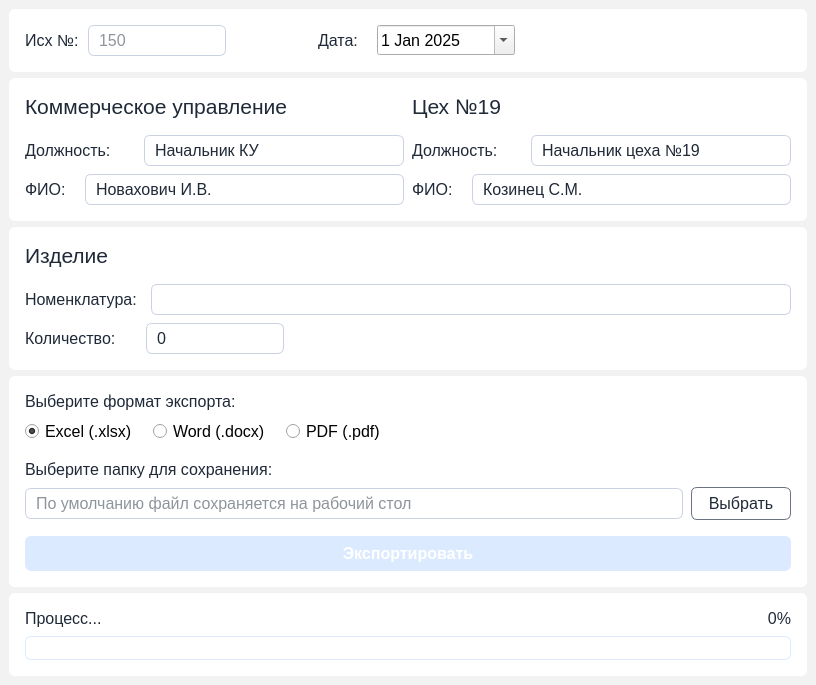
<?xml version="1.0" encoding="UTF-8"?>
<ui version="4.0">
 <class>MainWindow</class>
 <widget class="QMainWindow" name="MainWindow">
  <property name="geometry">
   <rect>
    <x>0</x>
    <y>0</y>
    <width>816</width>
    <height>685</height>
   </rect>
  </property>
  <property name="windowTitle">
   <string>Докладная записка</string>
  </property>
  <property name="styleSheet">
   <string notr="true">QMainWindow {
    background-color: #F2F2F2;
}

QFrame {
    background-color: white;
    border-radius: 6px;
    border: 0px;
}

QLabel {
    color: #1F2937;
}

QPushButton {
    background-color: transparent;
    border-radius: 6px;
    border: 1px solid #6B7280;
    color: #1F2937;
    font-weight: normal;
    padding: 6px 8px;
}

QPushButton:hover {
    border: 1px solid #8891A2;
    color: #1F2937;
}

QPushButton:pressed {
    border: 1px solid #1F2937;
    color: #1F2937;
}

QPushButton:disabled {
    border: 1px solid #E9EFFB;
    color: #D3DEF5;
}

QLineEdit {
    background-color: white;
    border-radius: 6px;
    border: 1px solid #CAD1E0;
    color: #1F2937;
    padding: 4px 8px;
}

QLineEdit:focus {
    border: 1px solid #2563EB;
}

QLineEdit:disabled {
    border: 1px solid #F5F8FF;
    color: #D3DEF5;
}

QSpinBox {
    background-color: white;
    border-radius: 6px;
    border: 1px solid #CAD1E0;
    padding: 4px 8px;
    color: #1F2937;
    selection-background-color: #2563EB;
}

QSpinBox:focus {
    border: 1px solid #2563EB;
}

QSpinBox:disabled {
    border: 1px solid #E9EFFB;
    background-color: #F8FAFC;
    color: #9CA3AF;
}

QSpinBox::up-button, QSpinBox::down-button {
    width: 0px;
    height: 0px;
    border: none;
    background: transparent;
}

QProgressBar {
    border: 1px solid #DBEAFE;
    border-radius: 6px;
    background-color: white;
    text-align: center;
}

QProgressBar::chunk {
    background-color: #10B981;
    border-radius: 6px;
}

QProgressBar[error=&quot;true&quot;]::chunk {
    background-color: #EF4444;
}

QCheckBox {
    color: #1F2937;
    spacing: 4px;
    border-radius: 6px;
}</string>
  </property>
  <widget class="QWidget" name="centralwidget">
   <layout class="QVBoxLayout" name="verticalLayout_12">
    <item>
     <widget class="QFrame" name="number_date_frame">
      <property name="frameShape">
       <enum>QFrame::StyledPanel</enum>
      </property>
      <property name="frameShadow">
       <enum>QFrame::Raised</enum>
      </property>
      <layout class="QHBoxLayout" name="horizontalLayout_3">
       <property name="spacing">
        <number>57</number>
       </property>
       <property name="leftMargin">
        <number>16</number>
       </property>
       <property name="topMargin">
        <number>16</number>
       </property>
       <property name="rightMargin">
        <number>16</number>
       </property>
       <property name="bottomMargin">
        <number>16</number>
       </property>
       <item>
        <widget class="QFrame" name="number_frame">
         <property name="frameShape">
          <enum>QFrame::StyledPanel</enum>
         </property>
         <property name="frameShadow">
          <enum>QFrame::Raised</enum>
         </property>
         <layout class="QHBoxLayout" name="horizontalLayout">
          <property name="spacing">
           <number>9</number>
          </property>
          <property name="leftMargin">
           <number>0</number>
          </property>
          <property name="topMargin">
           <number>0</number>
          </property>
          <property name="rightMargin">
           <number>0</number>
          </property>
          <property name="bottomMargin">
           <number>0</number>
          </property>
          <item>
           <widget class="QLabel" name="number_label">
            <property name="sizePolicy">
             <sizepolicy hsizetype="Fixed" vsizetype="Preferred">
              <horstretch>0</horstretch>
              <verstretch>0</verstretch>
             </sizepolicy>
            </property>
            <property name="font">
             <font>
              <family>MS Shell Dlg 2</family>
              <pointsize>12</pointsize>
             </font>
            </property>
            <property name="text">
             <string>Исх №:</string>
            </property>
           </widget>
          </item>
          <item>
           <widget class="QLineEdit" name="number_lineEdit">
            <property name="minimumSize">
             <size>
              <width>138</width>
              <height>0</height>
             </size>
            </property>
            <property name="maximumSize">
             <size>
              <width>138</width>
              <height>16777215</height>
             </size>
            </property>
            <property name="font">
             <font>
              <pointsize>12</pointsize>
             </font>
            </property>
            <property name="placeholderText">
             <string>150</string>
            </property>
           </widget>
          </item>
          <item>
           <spacer name="horizontalSpacer_2">
            <property name="orientation">
             <enum>Qt::Horizontal</enum>
            </property>
            <property name="sizeHint" stdset="0">
             <size>
              <width>0</width>
              <height>20</height>
             </size>
            </property>
           </spacer>
          </item>
         </layout>
        </widget>
       </item>
       <item>
        <widget class="QFrame" name="date_frame">
         <property name="frameShape">
          <enum>QFrame::StyledPanel</enum>
         </property>
         <property name="frameShadow">
          <enum>QFrame::Raised</enum>
         </property>
         <layout class="QHBoxLayout" name="horizontalLayout_2">
          <property name="spacing">
           <number>19</number>
          </property>
          <property name="leftMargin">
           <number>0</number>
          </property>
          <property name="topMargin">
           <number>0</number>
          </property>
          <property name="rightMargin">
           <number>0</number>
          </property>
          <property name="bottomMargin">
           <number>0</number>
          </property>
          <item>
           <widget class="QLabel" name="date_label">
            <property name="sizePolicy">
             <sizepolicy hsizetype="Fixed" vsizetype="Preferred">
              <horstretch>0</horstretch>
              <verstretch>0</verstretch>
             </sizepolicy>
            </property>
            <property name="font">
             <font>
              <family>MS Shell Dlg 2</family>
              <pointsize>12</pointsize>
             </font>
            </property>
            <property name="text">
             <string>Дата:</string>
            </property>
           </widget>
          </item>
          <item>
           <widget class="QDateEdit" name="date_dateEdit">
            <property name="sizePolicy">
             <sizepolicy hsizetype="Expanding" vsizetype="Fixed">
              <horstretch>0</horstretch>
              <verstretch>0</verstretch>
             </sizepolicy>
            </property>
            <property name="minimumSize">
             <size>
              <width>138</width>
              <height>30</height>
             </size>
            </property>
            <property name="maximumSize">
             <size>
              <width>138</width>
              <height>16777215</height>
             </size>
            </property>
            <property name="font">
             <font>
              <pointsize>12</pointsize>
             </font>
            </property>
            <property name="dateTime">
             <datetime>
              <hour>0</hour>
              <minute>0</minute>
              <second>0</second>
              <year>2025</year>
              <month>1</month>
              <day>1</day>
             </datetime>
            </property>
            <property name="calendarPopup">
             <bool>true</bool>
            </property>
           </widget>
          </item>
          <item>
           <spacer name="horizontalSpacer_3">
            <property name="orientation">
             <enum>Qt::Horizontal</enum>
            </property>
            <property name="sizeHint" stdset="0">
             <size>
              <width>0</width>
              <height>20</height>
             </size>
            </property>
           </spacer>
          </item>
         </layout>
        </widget>
       </item>
       <item>
        <spacer name="horizontalSpacer">
         <property name="orientation">
          <enum>Qt::Horizontal</enum>
         </property>
         <property name="sizeHint" stdset="0">
          <size>
           <width>40</width>
           <height>20</height>
          </size>
         </property>
        </spacer>
       </item>
      </layout>
     </widget>
    </item>
    <item>
     <widget class="QFrame" name="signatures_frame">
      <property name="frameShape">
       <enum>QFrame::StyledPanel</enum>
      </property>
      <property name="frameShadow">
       <enum>QFrame::Raised</enum>
      </property>
      <layout class="QHBoxLayout" name="horizontalLayout_8">
       <property name="spacing">
        <number>8</number>
       </property>
       <property name="leftMargin">
        <number>16</number>
       </property>
       <property name="topMargin">
        <number>16</number>
       </property>
       <property name="rightMargin">
        <number>16</number>
       </property>
       <property name="bottomMargin">
        <number>16</number>
       </property>
       <item>
        <widget class="QFrame" name="ku_signature_frame">
         <property name="frameShape">
          <enum>QFrame::StyledPanel</enum>
         </property>
         <property name="frameShadow">
          <enum>QFrame::Raised</enum>
         </property>
         <layout class="QVBoxLayout" name="verticalLayout_3">
          <property name="spacing">
           <number>16</number>
          </property>
          <property name="leftMargin">
           <number>0</number>
          </property>
          <property name="topMargin">
           <number>0</number>
          </property>
          <property name="rightMargin">
           <number>0</number>
          </property>
          <property name="bottomMargin">
           <number>0</number>
          </property>
          <item>
           <widget class="QLabel" name="ku_label">
            <property name="sizePolicy">
             <sizepolicy hsizetype="Fixed" vsizetype="Preferred">
              <horstretch>0</horstretch>
              <verstretch>0</verstretch>
             </sizepolicy>
            </property>
            <property name="font">
             <font>
              <family>MS Shell Dlg 2</family>
              <pointsize>16</pointsize>
             </font>
            </property>
            <property name="text">
             <string>Коммерческое управление</string>
            </property>
           </widget>
          </item>
          <item>
           <widget class="QFrame" name="ku_actions_frame">
            <property name="frameShape">
             <enum>QFrame::StyledPanel</enum>
            </property>
            <property name="frameShadow">
             <enum>QFrame::Raised</enum>
            </property>
            <layout class="QVBoxLayout" name="verticalLayout_2">
             <property name="spacing">
              <number>8</number>
             </property>
             <property name="leftMargin">
              <number>0</number>
             </property>
             <property name="topMargin">
              <number>0</number>
             </property>
             <property name="rightMargin">
              <number>0</number>
             </property>
             <property name="bottomMargin">
              <number>0</number>
             </property>
             <item>
              <widget class="QFrame" name="ku_position_frame">
               <property name="frameShape">
                <enum>QFrame::StyledPanel</enum>
               </property>
               <property name="frameShadow">
                <enum>QFrame::Raised</enum>
               </property>
               <layout class="QHBoxLayout" name="horizontalLayout_4">
                <property name="spacing">
                 <number>33</number>
                </property>
                <property name="leftMargin">
                 <number>0</number>
                </property>
                <property name="topMargin">
                 <number>0</number>
                </property>
                <property name="rightMargin">
                 <number>0</number>
                </property>
                <property name="bottomMargin">
                 <number>0</number>
                </property>
                <item>
                 <widget class="QLabel" name="ku_position_label">
                  <property name="font">
                   <font>
                    <family>MS Shell Dlg 2</family>
                    <pointsize>12</pointsize>
                   </font>
                  </property>
                  <property name="text">
                   <string>Должность:</string>
                  </property>
                 </widget>
                </item>
                <item>
                 <widget class="QLineEdit" name="ku_position_lineEdit">
                  <property name="minimumSize">
                   <size>
                    <width>0</width>
                    <height>0</height>
                   </size>
                  </property>
                  <property name="maximumSize">
                   <size>
                    <width>16777215</width>
                    <height>16777215</height>
                   </size>
                  </property>
                  <property name="font">
                   <font>
                    <pointsize>12</pointsize>
                   </font>
                  </property>
                  <property name="text">
                   <string>Начальник КУ</string>
                  </property>
                 </widget>
                </item>
               </layout>
              </widget>
             </item>
             <item>
              <widget class="QFrame" name="ku_fio_frame">
               <property name="frameShape">
                <enum>QFrame::StyledPanel</enum>
               </property>
               <property name="frameShadow">
                <enum>QFrame::Raised</enum>
               </property>
               <layout class="QHBoxLayout" name="horizontalLayout_5">
                <property name="spacing">
                 <number>19</number>
                </property>
                <property name="leftMargin">
                 <number>0</number>
                </property>
                <property name="topMargin">
                 <number>0</number>
                </property>
                <property name="rightMargin">
                 <number>0</number>
                </property>
                <property name="bottomMargin">
                 <number>0</number>
                </property>
                <item>
                 <widget class="QLabel" name="ku_fio_label">
                  <property name="font">
                   <font>
                    <family>MS Shell Dlg 2</family>
                    <pointsize>12</pointsize>
                   </font>
                  </property>
                  <property name="text">
                   <string>ФИО:</string>
                  </property>
                 </widget>
                </item>
                <item>
                 <widget class="QLineEdit" name="ku_fio_lineEdit">
                  <property name="minimumSize">
                   <size>
                    <width>0</width>
                    <height>0</height>
                   </size>
                  </property>
                  <property name="maximumSize">
                   <size>
                    <width>16777215</width>
                    <height>16777215</height>
                   </size>
                  </property>
                  <property name="font">
                   <font>
                    <pointsize>12</pointsize>
                   </font>
                  </property>
                  <property name="text">
                   <string>Новахович И.В.</string>
                  </property>
                 </widget>
                </item>
               </layout>
              </widget>
             </item>
            </layout>
           </widget>
          </item>
         </layout>
        </widget>
       </item>
       <item>
        <widget class="QFrame" name="ceh_signature_frame">
         <property name="frameShape">
          <enum>QFrame::StyledPanel</enum>
         </property>
         <property name="frameShadow">
          <enum>QFrame::Raised</enum>
         </property>
         <layout class="QVBoxLayout" name="verticalLayout_4">
          <property name="spacing">
           <number>16</number>
          </property>
          <property name="leftMargin">
           <number>0</number>
          </property>
          <property name="topMargin">
           <number>0</number>
          </property>
          <property name="rightMargin">
           <number>0</number>
          </property>
          <property name="bottomMargin">
           <number>0</number>
          </property>
          <item>
           <widget class="QLabel" name="ceh_label">
            <property name="sizePolicy">
             <sizepolicy hsizetype="Fixed" vsizetype="Preferred">
              <horstretch>0</horstretch>
              <verstretch>0</verstretch>
             </sizepolicy>
            </property>
            <property name="font">
             <font>
              <family>MS Shell Dlg 2</family>
              <pointsize>16</pointsize>
             </font>
            </property>
            <property name="text">
             <string>Цех №19</string>
            </property>
           </widget>
          </item>
          <item>
           <widget class="QFrame" name="ceh_actions_frame">
            <property name="frameShape">
             <enum>QFrame::StyledPanel</enum>
            </property>
            <property name="frameShadow">
             <enum>QFrame::Raised</enum>
            </property>
            <layout class="QVBoxLayout" name="verticalLayout_5">
             <property name="spacing">
              <number>8</number>
             </property>
             <property name="leftMargin">
              <number>0</number>
             </property>
             <property name="topMargin">
              <number>0</number>
             </property>
             <property name="rightMargin">
              <number>0</number>
             </property>
             <property name="bottomMargin">
              <number>0</number>
             </property>
             <item>
              <widget class="QFrame" name="ceh_position_frame">
               <property name="frameShape">
                <enum>QFrame::StyledPanel</enum>
               </property>
               <property name="frameShadow">
                <enum>QFrame::Raised</enum>
               </property>
               <layout class="QHBoxLayout" name="horizontalLayout_6">
                <property name="spacing">
                 <number>33</number>
                </property>
                <property name="leftMargin">
                 <number>0</number>
                </property>
                <property name="topMargin">
                 <number>0</number>
                </property>
                <property name="rightMargin">
                 <number>0</number>
                </property>
                <property name="bottomMargin">
                 <number>0</number>
                </property>
                <item>
                 <widget class="QLabel" name="ceh_position_label">
                  <property name="font">
                   <font>
                    <family>MS Shell Dlg 2</family>
                    <pointsize>12</pointsize>
                   </font>
                  </property>
                  <property name="text">
                   <string>Должность:</string>
                  </property>
                 </widget>
                </item>
                <item>
                 <widget class="QLineEdit" name="ceh_position_lineEdit">
                  <property name="minimumSize">
                   <size>
                    <width>0</width>
                    <height>0</height>
                   </size>
                  </property>
                  <property name="maximumSize">
                   <size>
                    <width>16777215</width>
                    <height>16777215</height>
                   </size>
                  </property>
                  <property name="font">
                   <font>
                    <pointsize>12</pointsize>
                   </font>
                  </property>
                  <property name="text">
                   <string>Начальник цеха №19</string>
                  </property>
                 </widget>
                </item>
               </layout>
              </widget>
             </item>
             <item>
              <widget class="QFrame" name="ceh_fio_frame">
               <property name="frameShape">
                <enum>QFrame::StyledPanel</enum>
               </property>
               <property name="frameShadow">
                <enum>QFrame::Raised</enum>
               </property>
               <layout class="QHBoxLayout" name="horizontalLayout_7">
                <property name="spacing">
                 <number>19</number>
                </property>
                <property name="leftMargin">
                 <number>0</number>
                </property>
                <property name="topMargin">
                 <number>0</number>
                </property>
                <property name="rightMargin">
                 <number>0</number>
                </property>
                <property name="bottomMargin">
                 <number>0</number>
                </property>
                <item>
                 <widget class="QLabel" name="ceh_fio_label">
                  <property name="font">
                   <font>
                    <family>MS Shell Dlg 2</family>
                    <pointsize>12</pointsize>
                   </font>
                  </property>
                  <property name="text">
                   <string>ФИО:</string>
                  </property>
                 </widget>
                </item>
                <item>
                 <widget class="QLineEdit" name="ceh_fio_lineEdit">
                  <property name="minimumSize">
                   <size>
                    <width>0</width>
                    <height>0</height>
                   </size>
                  </property>
                  <property name="maximumSize">
                   <size>
                    <width>16777215</width>
                    <height>16777215</height>
                   </size>
                  </property>
                  <property name="font">
                   <font>
                    <pointsize>12</pointsize>
                   </font>
                  </property>
                  <property name="text">
                   <string>Козинец С.М.</string>
                  </property>
                 </widget>
                </item>
               </layout>
              </widget>
             </item>
            </layout>
           </widget>
          </item>
         </layout>
        </widget>
       </item>
      </layout>
     </widget>
    </item>
    <item>
     <widget class="QFrame" name="product_frame">
      <property name="frameShape">
       <enum>QFrame::StyledPanel</enum>
      </property>
      <property name="frameShadow">
       <enum>QFrame::Raised</enum>
      </property>
      <layout class="QVBoxLayout" name="verticalLayout_7">
       <property name="spacing">
        <number>16</number>
       </property>
       <property name="leftMargin">
        <number>16</number>
       </property>
       <property name="topMargin">
        <number>16</number>
       </property>
       <property name="rightMargin">
        <number>16</number>
       </property>
       <property name="bottomMargin">
        <number>16</number>
       </property>
       <item>
        <widget class="QLabel" name="product_label">
         <property name="font">
          <font>
           <pointsize>16</pointsize>
          </font>
         </property>
         <property name="text">
          <string>Изделие</string>
         </property>
        </widget>
       </item>
       <item>
        <widget class="QFrame" name="product_actions_frame">
         <property name="frameShape">
          <enum>QFrame::StyledPanel</enum>
         </property>
         <property name="frameShadow">
          <enum>QFrame::Raised</enum>
         </property>
         <layout class="QVBoxLayout" name="verticalLayout_6">
          <property name="spacing">
           <number>8</number>
          </property>
          <property name="leftMargin">
           <number>0</number>
          </property>
          <property name="topMargin">
           <number>0</number>
          </property>
          <property name="rightMargin">
           <number>0</number>
          </property>
          <property name="bottomMargin">
           <number>0</number>
          </property>
          <item>
           <widget class="QFrame" name="product_nomenclature_frame">
            <property name="frameShape">
             <enum>QFrame::StyledPanel</enum>
            </property>
            <property name="frameShadow">
             <enum>QFrame::Raised</enum>
            </property>
            <layout class="QHBoxLayout" name="horizontalLayout_9">
             <property name="spacing">
              <number>14</number>
             </property>
             <property name="leftMargin">
              <number>0</number>
             </property>
             <property name="topMargin">
              <number>0</number>
             </property>
             <property name="rightMargin">
              <number>0</number>
             </property>
             <property name="bottomMargin">
              <number>0</number>
             </property>
             <item>
              <widget class="QLabel" name="product_nomenclature_label">
               <property name="sizePolicy">
                <sizepolicy hsizetype="Fixed" vsizetype="Preferred">
                 <horstretch>0</horstretch>
                 <verstretch>0</verstretch>
                </sizepolicy>
               </property>
               <property name="font">
                <font>
                 <pointsize>12</pointsize>
                </font>
               </property>
               <property name="text">
                <string>Номенклатура:</string>
               </property>
              </widget>
             </item>
             <item>
              <widget class="QLineEdit" name="product_nomenclature_lineEdit">
               <property name="minimumSize">
                <size>
                 <width>0</width>
                 <height>0</height>
                </size>
               </property>
               <property name="maximumSize">
                <size>
                 <width>16777215</width>
                 <height>16777215</height>
                </size>
               </property>
               <property name="font">
                <font>
                 <pointsize>12</pointsize>
                </font>
               </property>
              </widget>
             </item>
            </layout>
           </widget>
          </item>
          <item>
           <widget class="QFrame" name="product_count_frame">
            <property name="frameShape">
             <enum>QFrame::StyledPanel</enum>
            </property>
            <property name="frameShadow">
             <enum>QFrame::Raised</enum>
            </property>
            <layout class="QHBoxLayout" name="horizontalLayout_10">
             <property name="spacing">
              <number>30</number>
             </property>
             <property name="leftMargin">
              <number>0</number>
             </property>
             <property name="topMargin">
              <number>0</number>
             </property>
             <property name="rightMargin">
              <number>0</number>
             </property>
             <property name="bottomMargin">
              <number>0</number>
             </property>
             <item>
              <widget class="QLabel" name="product_count_label">
               <property name="sizePolicy">
                <sizepolicy hsizetype="Fixed" vsizetype="Preferred">
                 <horstretch>0</horstretch>
                 <verstretch>0</verstretch>
                </sizepolicy>
               </property>
               <property name="font">
                <font>
                 <pointsize>12</pointsize>
                </font>
               </property>
               <property name="text">
                <string>Количество:</string>
               </property>
              </widget>
             </item>
             <item>
              <widget class="QSpinBox" name="product_count_spinBox">
               <property name="minimumSize">
                <size>
                 <width>138</width>
                 <height>0</height>
                </size>
               </property>
               <property name="maximumSize">
                <size>
                 <width>138</width>
                 <height>16777215</height>
                </size>
               </property>
               <property name="font">
                <font>
                 <pointsize>12</pointsize>
                </font>
               </property>
               <property name="maximum">
                <number>10000</number>
               </property>
              </widget>
             </item>
             <item>
              <spacer name="horizontalSpacer_4">
               <property name="orientation">
                <enum>Qt::Horizontal</enum>
               </property>
               <property name="sizeHint" stdset="0">
                <size>
                 <width>40</width>
                 <height>20</height>
                </size>
               </property>
              </spacer>
             </item>
            </layout>
           </widget>
          </item>
         </layout>
        </widget>
       </item>
      </layout>
     </widget>
    </item>
    <item>
     <widget class="QFrame" name="export_frame">
      <property name="sizePolicy">
       <sizepolicy hsizetype="Preferred" vsizetype="Fixed">
        <horstretch>0</horstretch>
        <verstretch>0</verstretch>
       </sizepolicy>
      </property>
      <property name="frameShape">
       <enum>QFrame::StyledPanel</enum>
      </property>
      <property name="frameShadow">
       <enum>QFrame::Raised</enum>
      </property>
      <layout class="QVBoxLayout" name="verticalLayout_8">
       <property name="spacing">
        <number>16</number>
       </property>
       <property name="leftMargin">
        <number>16</number>
       </property>
       <property name="topMargin">
        <number>16</number>
       </property>
       <property name="rightMargin">
        <number>16</number>
       </property>
       <property name="bottomMargin">
        <number>16</number>
       </property>
       <item>
        <widget class="QFrame" name="choose_export_format_frame">
         <property name="frameShape">
          <enum>QFrame::StyledPanel</enum>
         </property>
         <property name="frameShadow">
          <enum>QFrame::Raised</enum>
         </property>
         <layout class="QVBoxLayout" name="verticalLayout_9">
          <property name="spacing">
           <number>8</number>
          </property>
          <property name="leftMargin">
           <number>0</number>
          </property>
          <property name="topMargin">
           <number>0</number>
          </property>
          <property name="rightMargin">
           <number>0</number>
          </property>
          <property name="bottomMargin">
           <number>0</number>
          </property>
          <item>
           <widget class="QLabel" name="choose_export_format_label">
            <property name="sizePolicy">
             <sizepolicy hsizetype="Expanding" vsizetype="Preferred">
              <horstretch>0</horstretch>
              <verstretch>0</verstretch>
             </sizepolicy>
            </property>
            <property name="font">
             <font>
              <pointsize>12</pointsize>
             </font>
            </property>
            <property name="text">
             <string>Выберите формат экспорта:</string>
            </property>
           </widget>
          </item>
          <item>
           <widget class="QFrame" name="export_formats_frame">
            <property name="frameShape">
             <enum>QFrame::StyledPanel</enum>
            </property>
            <property name="frameShadow">
             <enum>QFrame::Raised</enum>
            </property>
            <layout class="QHBoxLayout" name="horizontalLayout_11">
             <property name="spacing">
              <number>16</number>
             </property>
             <property name="leftMargin">
              <number>0</number>
             </property>
             <property name="topMargin">
              <number>0</number>
             </property>
             <property name="rightMargin">
              <number>0</number>
             </property>
             <property name="bottomMargin">
              <number>0</number>
             </property>
             <item>
              <widget class="QRadioButton" name="export_formats_excel_radioButton">
               <property name="font">
                <font>
                 <pointsize>12</pointsize>
                </font>
               </property>
               <property name="text">
                <string>Excel (.xlsx)</string>
               </property>
               <property name="checked">
                <bool>true</bool>
               </property>
              </widget>
             </item>
             <item>
              <widget class="QRadioButton" name="export_formats_word_radioButton">
               <property name="font">
                <font>
                 <pointsize>12</pointsize>
                </font>
               </property>
               <property name="text">
                <string>Word (.docx)</string>
               </property>
              </widget>
             </item>
             <item>
              <widget class="QRadioButton" name="export_formats_pdf_radioButton">
               <property name="font">
                <font>
                 <pointsize>12</pointsize>
                </font>
               </property>
               <property name="text">
                <string>PDF (.pdf)</string>
               </property>
              </widget>
             </item>
             <item>
              <spacer name="horizontalSpacer_5">
               <property name="orientation">
                <enum>Qt::Horizontal</enum>
               </property>
               <property name="sizeHint" stdset="0">
                <size>
                 <width>40</width>
                 <height>20</height>
                </size>
               </property>
              </spacer>
             </item>
            </layout>
           </widget>
          </item>
         </layout>
        </widget>
       </item>
       <item>
        <widget class="QFrame" name="save_file_path_frame">
         <property name="frameShape">
          <enum>QFrame::StyledPanel</enum>
         </property>
         <property name="frameShadow">
          <enum>QFrame::Raised</enum>
         </property>
         <layout class="QVBoxLayout" name="verticalLayout_10">
          <property name="spacing">
           <number>8</number>
          </property>
          <property name="leftMargin">
           <number>0</number>
          </property>
          <property name="topMargin">
           <number>0</number>
          </property>
          <property name="rightMargin">
           <number>0</number>
          </property>
          <property name="bottomMargin">
           <number>0</number>
          </property>
          <item>
           <widget class="QLabel" name="label_2">
            <property name="sizePolicy">
             <sizepolicy hsizetype="Expanding" vsizetype="Preferred">
              <horstretch>0</horstretch>
              <verstretch>0</verstretch>
             </sizepolicy>
            </property>
            <property name="font">
             <font>
              <pointsize>12</pointsize>
             </font>
            </property>
            <property name="text">
             <string>Выберите папку для сохранения:</string>
            </property>
           </widget>
          </item>
          <item>
           <widget class="QFrame" name="save_file_path_line_frame">
            <property name="frameShape">
             <enum>QFrame::StyledPanel</enum>
            </property>
            <property name="frameShadow">
             <enum>QFrame::Raised</enum>
            </property>
            <layout class="QHBoxLayout" name="horizontalLayout_12">
             <property name="spacing">
              <number>8</number>
             </property>
             <property name="leftMargin">
              <number>0</number>
             </property>
             <property name="topMargin">
              <number>0</number>
             </property>
             <property name="rightMargin">
              <number>0</number>
             </property>
             <property name="bottomMargin">
              <number>0</number>
             </property>
             <item>
              <widget class="QLineEdit" name="save_file_path_line_lineEdit">
               <property name="minimumSize">
                <size>
                 <width>0</width>
                 <height>0</height>
                </size>
               </property>
               <property name="maximumSize">
                <size>
                 <width>16777215</width>
                 <height>16777215</height>
                </size>
               </property>
               <property name="font">
                <font>
                 <family>Segoe UI</family>
                 <pointsize>12</pointsize>
                </font>
               </property>
               <property name="placeholderText">
                <string>По умолчанию файл сохраняется на рабочий стол</string>
               </property>
              </widget>
             </item>
             <item>
              <widget class="QPushButton" name="save_file_path_line_choose_pushButton">
               <property name="minimumSize">
                <size>
                 <width>100</width>
                 <height>0</height>
                </size>
               </property>
               <property name="maximumSize">
                <size>
                 <width>100</width>
                 <height>16777215</height>
                </size>
               </property>
               <property name="font">
                <font>
                 <family>Segoe UI</family>
                 <pointsize>12</pointsize>
                </font>
               </property>
               <property name="text">
                <string>Выбрать</string>
               </property>
              </widget>
             </item>
            </layout>
           </widget>
          </item>
         </layout>
        </widget>
       </item>
       <item>
        <widget class="QPushButton" name="export_pushButton">
         <property name="enabled">
          <bool>false</bool>
         </property>
         <property name="minimumSize">
          <size>
           <width>0</width>
           <height>24</height>
          </size>
         </property>
         <property name="maximumSize">
          <size>
           <width>16777215</width>
           <height>16777215</height>
          </size>
         </property>
         <property name="font">
          <font>
           <pointsize>12</pointsize>
           <weight>75</weight>
           <bold>true</bold>
          </font>
         </property>
         <property name="styleSheet">
          <string notr="true">QPushButton {
    background-color: #2563EB;
    border-radius: 6px;
    border: none;
    color: white;
    font-weight: bold;
    padding: 8px 16px;
}

QPushButton:hover {
    background-color: #3B82F6;
}

QPushButton:pressed {
    background-color: #1D4ED8;
}

QPushButton:disabled {
    background-color: #DBEAFE;
    color: #FFFFFF;
}</string>
         </property>
         <property name="text">
          <string>Экспортировать</string>
         </property>
        </widget>
       </item>
      </layout>
     </widget>
    </item>
    <item>
     <spacer name="verticalSpacer">
      <property name="orientation">
       <enum>Qt::Vertical</enum>
      </property>
      <property name="sizeHint" stdset="0">
       <size>
        <width>20</width>
        <height>0</height>
       </size>
      </property>
     </spacer>
    </item>
    <item>
     <widget class="QFrame" name="progress_bar_frame">
      <property name="sizePolicy">
       <sizepolicy hsizetype="Preferred" vsizetype="Fixed">
        <horstretch>0</horstretch>
        <verstretch>0</verstretch>
       </sizepolicy>
      </property>
      <property name="frameShape">
       <enum>QFrame::StyledPanel</enum>
      </property>
      <property name="frameShadow">
       <enum>QFrame::Raised</enum>
      </property>
      <layout class="QVBoxLayout" name="verticalLayout_11">
       <property name="spacing">
        <number>8</number>
       </property>
       <property name="leftMargin">
        <number>16</number>
       </property>
       <property name="topMargin">
        <number>16</number>
       </property>
       <property name="rightMargin">
        <number>16</number>
       </property>
       <property name="bottomMargin">
        <number>16</number>
       </property>
       <item>
        <widget class="QFrame" name="progress_bar_labels_frame">
         <property name="frameShape">
          <enum>QFrame::StyledPanel</enum>
         </property>
         <property name="frameShadow">
          <enum>QFrame::Raised</enum>
         </property>
         <layout class="QHBoxLayout" name="horizontalLayout_13">
          <property name="spacing">
           <number>8</number>
          </property>
          <property name="leftMargin">
           <number>0</number>
          </property>
          <property name="topMargin">
           <number>0</number>
          </property>
          <property name="rightMargin">
           <number>0</number>
          </property>
          <property name="bottomMargin">
           <number>0</number>
          </property>
          <item>
           <widget class="QLabel" name="progress_bar_labels_process_label">
            <property name="sizePolicy">
             <sizepolicy hsizetype="Fixed" vsizetype="Preferred">
              <horstretch>0</horstretch>
              <verstretch>0</verstretch>
             </sizepolicy>
            </property>
            <property name="font">
             <font>
              <pointsize>12</pointsize>
             </font>
            </property>
            <property name="text">
             <string>Процесс...</string>
            </property>
           </widget>
          </item>
          <item>
           <spacer name="horizontalSpacer_6">
            <property name="orientation">
             <enum>Qt::Horizontal</enum>
            </property>
            <property name="sizeHint" stdset="0">
             <size>
              <width>882</width>
              <height>12</height>
             </size>
            </property>
           </spacer>
          </item>
          <item>
           <widget class="QLabel" name="progress_bar_labels_percents_label">
            <property name="sizePolicy">
             <sizepolicy hsizetype="Fixed" vsizetype="Preferred">
              <horstretch>0</horstretch>
              <verstretch>0</verstretch>
             </sizepolicy>
            </property>
            <property name="font">
             <font>
              <pointsize>12</pointsize>
             </font>
            </property>
            <property name="text">
             <string>0%</string>
            </property>
            <property name="alignment">
             <set>Qt::AlignRight|Qt::AlignTrailing|Qt::AlignVCenter</set>
            </property>
           </widget>
          </item>
         </layout>
        </widget>
       </item>
       <item>
        <widget class="QProgressBar" name="progressBar">
         <property name="minimum">
          <number>0</number>
         </property>
         <property name="value">
          <number>0</number>
         </property>
         <property name="textVisible">
          <bool>false</bool>
         </property>
        </widget>
       </item>
      </layout>
     </widget>
    </item>
   </layout>
  </widget>
 </widget>
 <resources/>
 <connections/>
</ui>
